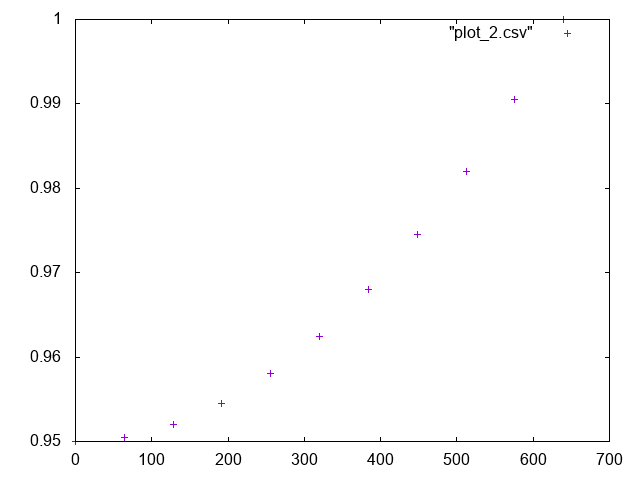

Source code (gnuplot):

      set terminal png
      set output "plot_2.png"
      plot "plot_2.csv"
    
